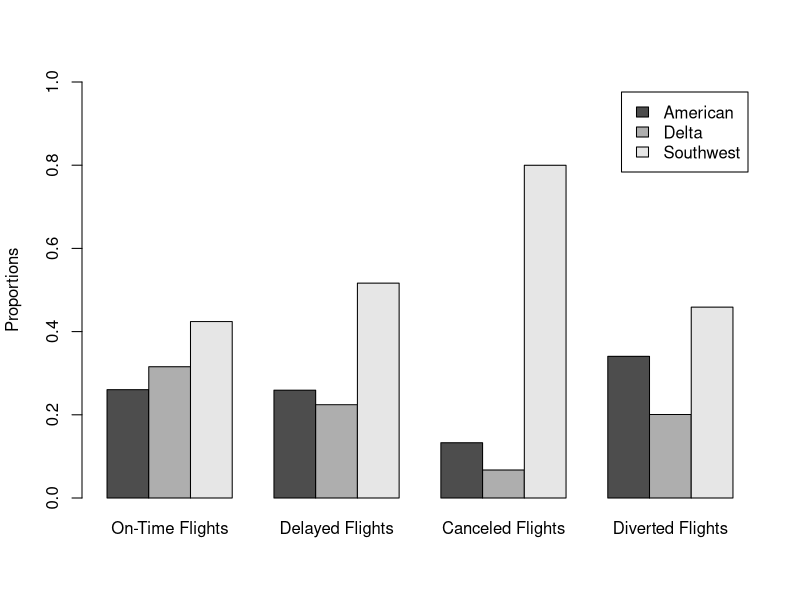

Reproduce this figure in R.
# 5.2 - Chi-Squared Homogeneity Test

Observed=cbind(c(42600,	4657,	296, 95),  c(51620,	4030, 150, 56), 
               c(69384,	9280,	1782,	128))
Observed
rownames(Observed)=c("On-Time Flights", "Delayed Flights", 
                     "Canceled Flights", "Diverted Flights")
colnames(Observed)=c("American","Delta", "Southwest")
Observed= t(Observed)
Observed

prop.table(Observed,2)
barplot(prop.table(Observed,2),beside=TRUE,legend.text=TRUE,
        ylim=c(0,1),ylab="Proportions")

x=addmargins(Observed)
x
res1=chisq.test(Observed)
res1
res1$expected 
res1$stdres